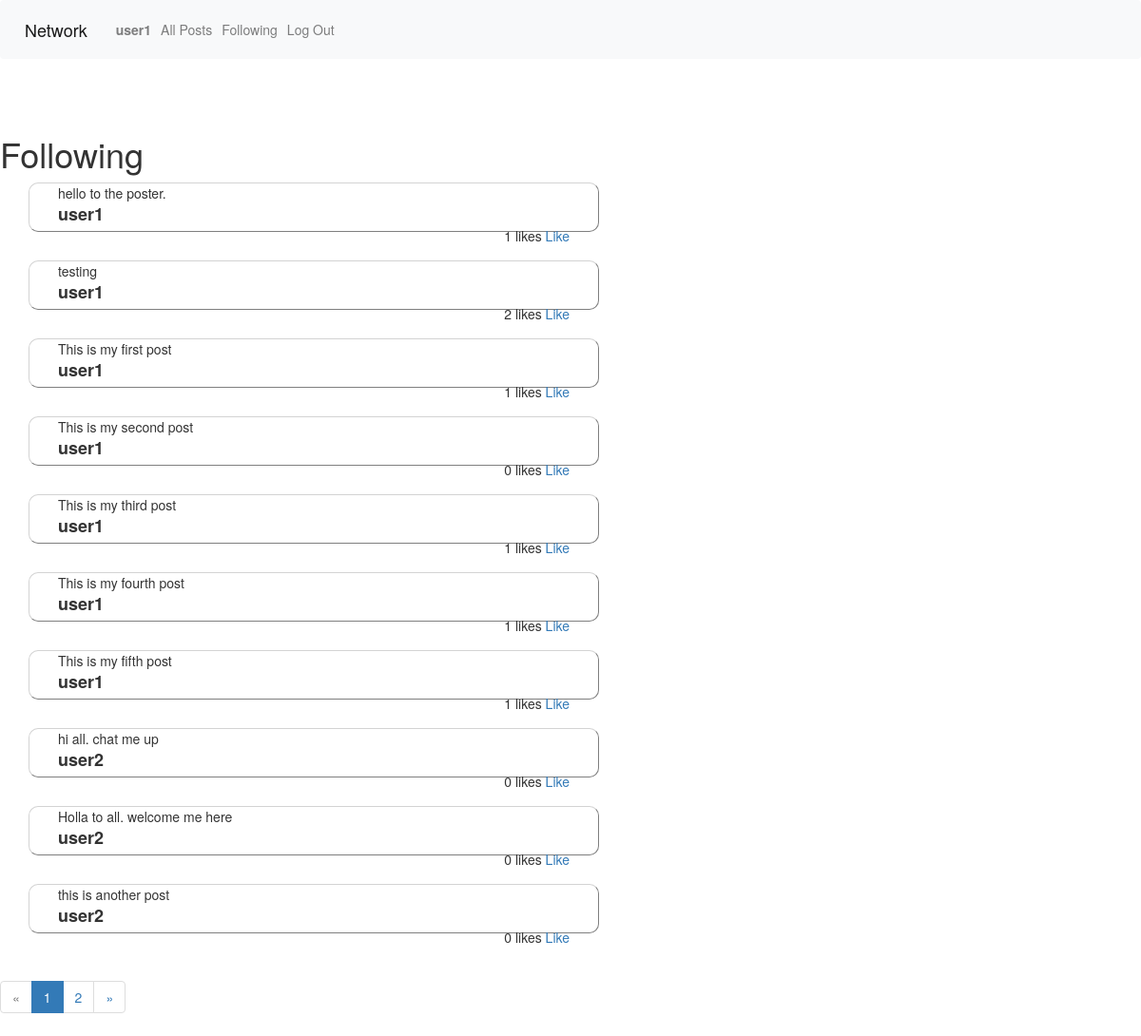
Page /following (signed in) on the earlier database version.
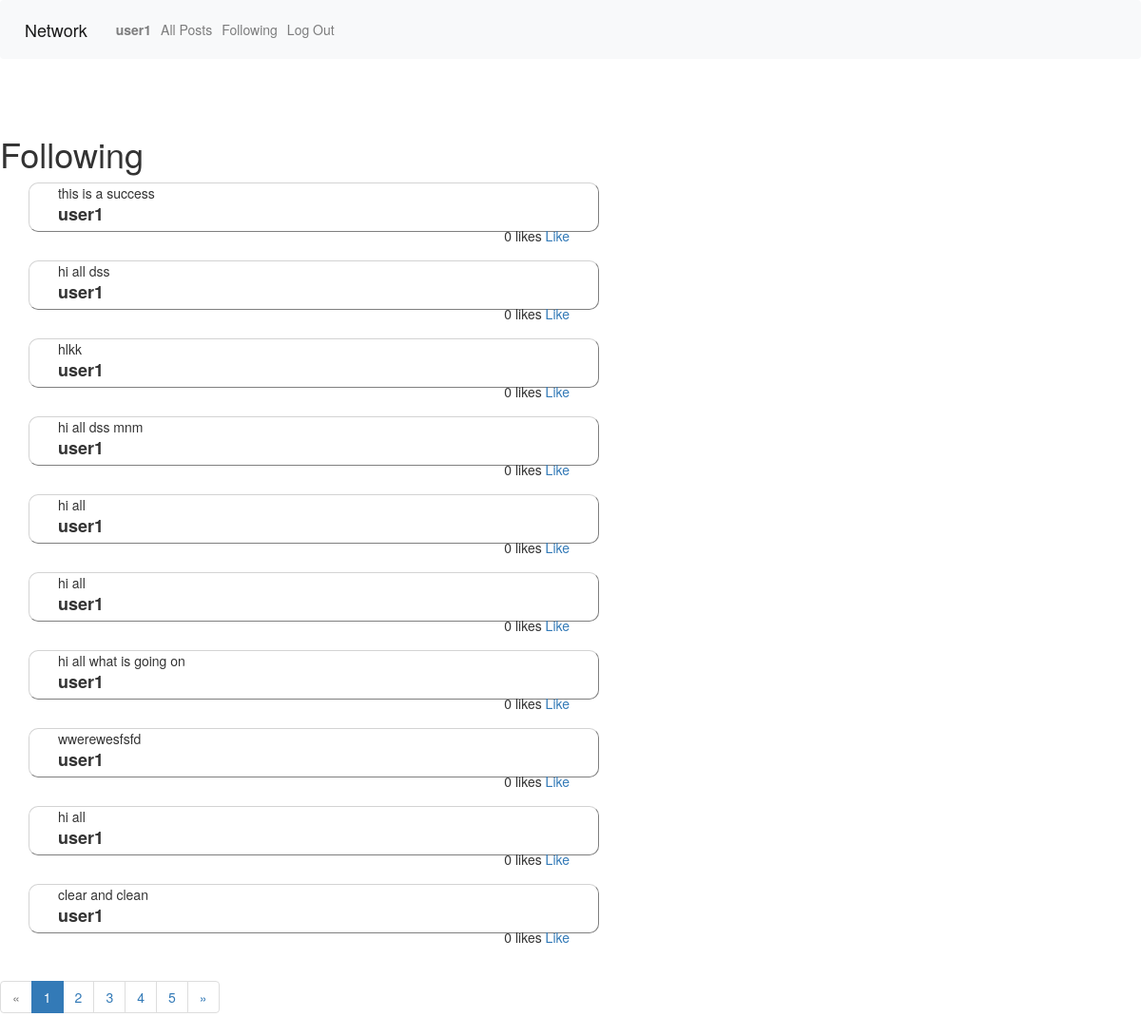
Same page on the later database version.
### network/models.py (models this page shows, shortened)
class Posts(models.Model):
    content = models.CharField(max_length=200)
    poster = models.ForeignKey(User, on_delete=models.CASCADE, related_name="posts")
    likes = models.IntegerField(default=0)
    date = models.DateTimeField(default=datetime.now())
    likers = models.ManyToManyField(User, blank=True, related_name="posts_liked")

class User(AbstractUser, models.Model):
    followings = models.ManyToManyField('self', related_name="followers", symmetrical=False)

### network/views.py (the view)
# urls.py: path("following", views.following, name="following"),
def following(request):
    user = request.user
    followings = user.followings.all()
    posts_list = [user.posts.all().order_by("-date") for user in followings]
    posts = []
    for post in posts_list:
        for subset in post:
            posts.append(subset)
    current_page = request.GET.get('page', 1)
    paginator = Paginator(posts, 10)
    try:
        page = paginator.page(current_page)
    except PageNotAnInteger:
        page = paginator.page(1)
    except EmptyPage:
        page = paginator.page(paginator.num_pages)
    return render(request, "network/following.html", {
        "posts": page,
        "followings": followings
        })

### network/templates/network/following.html (shortened to what this page needs)
{% extends "network/layout.html" %}
{% block body %}
     {% if user.is_authenticated %}
    <br><br>
    <h1> Following </h1>
    <div class="postcontainer">
        {% for post in posts %}
        <div class="posts" >
            <a> {{post.content}}</a>
            <div class="poster">
                <a> {{post.poster.username}}</a>
            </div>
            <div class="like">
                <a> {{post.likes}} likes</a>
                <a href="{% url 'like' post.id %}">
                    {% if like %}
                    Unlike
                    {% else %}
                    Like
                    {% endif %}
                </a>
            </div>
        </div>
        {% empty %}
        <h3> No Posts</h3>
        {% endfor %}
    </div>
{% if posts.has_other_pages %}
  <ul class="pagination">
    {% if posts.has_previous %}
      <li><a href="?page={{ posts.previous_page_number }}">&laquo;</a></li>
    {% else %}
      <li class="disabled"><span>&laquo;</span></li>
    {% endif %}
    {% for i in posts.paginator.page_range %}
      {% if posts.number == i %}
        <li class="active"><span>{{ i }} <span class="sr-only">(current)</span></span></li>
      {% else %}
        <li><a href="?page={{ i }}">{{ i }}</a></li>
      {% endif %}
    {% endfor %}
    {% if posts.has_next %}
      <li><a href="?page={{ posts.next_page_number }}">&raquo;</a></li>
    {% else %}
      <li class="disabled"><span>&raquo;</span></li>
    {% endif %}
  </ul>
{% endif %}
      {% endif %}
{% endblock %}

Differences in the rows shown:
no longer on this page (row unchanged): Posts: content "hello to the poster.", poster.username "user1", likes "1"
no longer on this page (row unchanged): Posts: content "testing", poster.username "user1", likes "2"
no longer on this page (row edited): Posts: content "This is my first post", poster.username "user1", likes "1"
no longer on this page (row edited): Posts: content "This is my second post", poster.username "user1", likes "0"
no longer on this page (row unchanged): Posts: content "This is my third post", poster.username "user1", likes "1"
no longer on this page (row unchanged): Posts: content "This is my fourth post", poster.username "user1", likes "1"
no longer on this page (row unchanged): Posts: content "This is my fifth post", poster.username "user1", likes "1"
no longer on this page (row unchanged): Posts: content "hi all. chat me up", poster.username "user2", likes "0"
no longer on this page (row edited): Posts: content "Holla to all. welcome me here", poster.username "user2", likes "0"
no longer on this page (row unchanged): Posts: content "this is another post", poster.username "user2", likes "0"
added Posts: content "this is a success", poster.username "user1", likes "0"
added Posts: content "hi all dss", poster.username "user1", likes "0"
added Posts: content "hlkk", poster.username "user1", likes "0"
added Posts: content "hi all dss mnm", poster.username "user1", likes "0"
added Posts: content "hi all", poster.username "user1", likes "0"
added Posts: content "hi all", poster.username "user1", likes "0"
added Posts: content "hi all what is going on", poster.username "user1", likes "0"
added Posts: content "wwerewesfsfd", poster.username "user1", likes "0"
added Posts: content "hi all", poster.username "user1", likes "0"
added Posts: content "clear and clean", poster.username "user1", likes "0"
Other differences:
new list line: "3"
new list line: "4"
new list line: "5"
